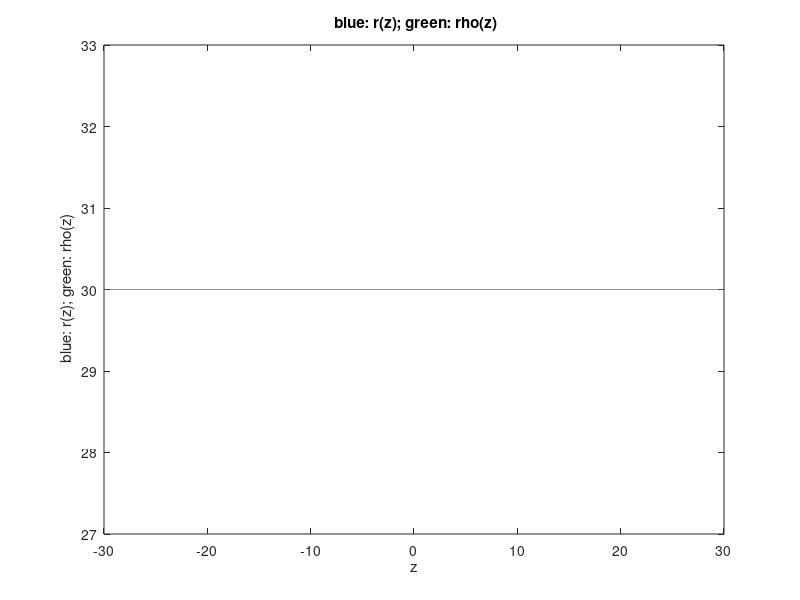

Reproduce this figure in MATLAB. (Note: this script raises an error after producing the figure.)
% make_diabolo.m
% variant of dolly.m; dedicated to axial-symmetric shapes
% aiming at equal node density
% triangulation based on Fourier representation  (SINE TRANSFORM) of
% the distance to the origin expressed in cylinder coordinates: r=r(z)
% for diabolo: r(z)=a0-a3*cos(3*(pi/2)*z/a0); z=[-a0 .... a0]; 
% z levels selected forcing equal increments dels along the s-curve 
% the number of phi values along the circles rho(z)=sqrt(r^2(z)-z^2) of cross-section
% at z-level is set such that rho(z)*2*pi/lr~dels
% A. van Oosterom 2006_11_6

clear all
% 
%   a0=30; 
%   fra3=0.6
%   a3=fra3*a0;
%   c=3*pi/2/a0;
%   dels=0.566 % used for diabolo; a0=30; fra3=0.6 ; 301 levels;
%              nver=83689; ntris=167374

  % search for z values producing equal s increments: dels
  % tune dels for obtaining the desired number of segments dels along s

% 
%   a0=30; 
%   fra3=0
%   a3=fra3*a0;
%   c=3*pi/2/a0;
%   dels=0.469;  % used for sphere; a0=30; 201 levels
%   % nver=51402; ntri=102800 
  
  
  
  a0=30; 
  fra3=0
  a3=fra3*a0;
  c=3*pi/2/a0;
  dels=2.9; 
  % used for sphere; a0=3;  33 levels
  
  
  

% for alternate shift over phi/2 of nodes at subsequent crossections use:  nehs=1;
  nehs=0;

% use finetune=1 for fine tuning; use only if symmetry about xy plane is
% involved, else, put: finetune=0
finetune=1;



s(1)=0;
k=1;
zk(1)=-a0;
rhok(1)=0;
epsilon=1.e-6;
zl=-a0;
zr=-a0+dels;
incr(1)=dels;

while zk(k)<=a0,
    % find x such that zk(k)+x produces the desired increment dels
    % uses bi_section algorithm
    i=1;
    while i<50,
       i=i+1;
       z=(zl+zr)/2;
       % function call
       rz=a0-a3*cos(c*z);
       rho=sqrt(rz^2-z^2);
       increment=sqrt((rho-rhok(k))^2+(z-zk(k))^2); %function; value should be: dels
       test_incr=increment-dels;
       if abs(test_incr)<epsilon,
           k=k+1;
           zk(k)=z;
           rhok(k)=rho;
           zl=z; zr=z+dels;
           incr(k)=increment;
           break
       end
       if test_incr>0,
           zr=z;
       else,
           zl=z;
       end
    end
    if i==50, break, end 
end 

zk
nsegs=size(zk,2)

'length of s curve'
slength=sum(incr)

'adjust dels, and rerun,  if final zk value shown is not close to a0; or for setting desired n_zlevels '
pause

% plots to check geometry and segmentation
delz=2*a0/10000; % merely use for plotting
z=[-a0:delz:a0]; 
nz=length(z);
rz=a0-a3*cos(c*z);
rhoz=sqrt(rz.^2-z.^2);

figure(1)
clf
plot(z,rz)
xlabel('z');
ylabel(' blue: r(z); green: rho(z)')
title(' blue: r(z); green: rho(z)')
hold on

if finetune==1,
   nzk=length(zk);
   zk=-a0+2*a0/(zk(nzk)+a0)*(zk+a0);
   zk=((zk'-reverse(zk)')/2)';
   % recompute rhok
   rk=a0-a3*cos(c*zk);
   rhok=sqrt(rk.^2-zk.^2);
end
  
plot(z,rhoz,'g')
plot(zk,rhok,'r*')
title(' blue: r(z); green: rho(z); asterisks at equal distances along the curve')

% compute nodes
   kr=length(zk);
   lrk=round(2*pi*rhok/dels);
   %lrk=max(lrk,lrk(2));
   lrk(1)=1; lrk(kr)=1;   
   % lrk(2)=6; lrk(kr-1)=6;
   % ranges indices vertices at the different z levels  
   levelend=cumsum(lrk);
   levelbeg=[1 levelend(1:kr-1)+1];
   %levelbeg
   %savemat(['levelindices_0' num2str(10*fra3) '.lst'],levelbeg)
   %pause
   VER(1,1:3)=[0 0 zk(1)];
   ind=1;
   for iz=2:kr-1,
     lr=lrk(iz);
     fphi=2*pi/lr;
     z(iz)=zk(iz);
     rho(iz)=rhok(iz);
     jfi=1:lr;
     jfi=jfi-rem(iz,2)*nehs/2;
     phi=fphi*jfi';
     VER(ind+1:ind+lr,1:3)=[rho(iz)*cos(phi) rho(iz)*sin(phi) z(iz)*ones(lr,1)];
     ind=ind+lr;
   end

   rho(kr)=0;
   ind=ind+1;
   VER(ind,1:3)=[0 0 zk(kr)];
   nver=ind;

   % figure(3)
   % clf

' creating  triangulation'
itri=0;

'creating lower polecap'
k=1;
listb=[levelbeg(k+1):levelend(k+1) levelbeg(k+1)];
nb=length(listb)-1;
ITRI(1:nb,1:3)=[ones(nb,1) listb(1:nb)' listb(2:nb+1)'];
ntri=nb;

% triangulate peels(k), k=2:kr-2

for k=2:kr-2,
    ['creating triangulation of peel(' num2str(k) ')']
    lista=levelbeg(k):levelend(k);
    listb=levelbeg(k+1):levelend(k+1);
    na1=length(lista);
    nb1=length(listb);
    if na1>nb1,
       temp=listb;
       listb=lista; lista=temp;
    end
    na=length(lista);
    nb=length(listb);
    lista=[lista lista(1)];
     
    %identify nearest neighbour of lista(1)    
    d=norm3d(ones(nb,1)*VER(lista(1),:)-VER(listb,:));
    [mi imi]=min(d);
    if imi>1, listb=listb([imi:nb 1:imi-1]);end
    listb=[listb listb(1)];
    
    while length(lista)>1,
       while length(listb)>1,
             d1=norm3d(VER(lista(1),:)-VER(listb(2),:));
             if length(lista)>1, 
                 d2=norm3d(VER(lista(2),:)-VER(listb(1),:));,
             else,
                 d2=d1;
             end
             %pause
             ntri=ntri+1;
             
             if d1<=d2,
                if na1<=na,
                     ITRI(ntri,1:3)=[lista(1) listb(1) listb(2)];
                 else,
                     ITRI(ntri,1:3)=[lista(1) listb(2) listb(1)];
                 end
                 listb(1)=[];
              else,
                 if na1<=na,
                     ITRI(ntri,1:3)=[lista(2) lista(1) listb(1)];
                 else,
                     ITRI(ntri,1:3)=[lista(2) listb(1) lista(1)];
                 end
                 lista(1)=[];
             end

             if length(lista)+length(listb)==3,
                trits_ntri=ITRI(ntri,:);
                ntri=ntri+1;
                trits=[lista listb];
               
                % test if order of the indices needs to be reversed
                for i=1:3,
                    test=trits_ntri([i icyc(i+1,3) icyc(i+2,3)]);
                    if sum(test==trits)==2,
                        trits([2 1])=trits(1:2);
                        break
                    end
                end      
                 ITRI(ntri,:)=trits;        
                    
                lista=[];
                listb=[];
             end
             if length(listb)+length(lista)<3, break, end
         end
     end
 end
 
'creating north pole cap'
listb=[levelbeg(kr-1):levelend(kr-1) levelbeg(kr-1)];
nb=length(listb)-1;
ADD(1:nb,1:3)=[nver*ones(nb,1) listb(2:nb+1)' listb(1:nb)'];
ITRI=[ITRI;ADD];

figure(3)
clf

area=nodearea(VER,ITRI); 
VALS=area;
triplot
sumarea=sum(area)
[ma ima]=max(area)
[mi imi]=min(area)
'[mean(area) std(area) std/mean     mi        ma         mi/ma]'
quality=[mean(area) std(area) std(area)/mean(area) mi ma mi/ma]
% use triareas(VER,ITRI) if desired
